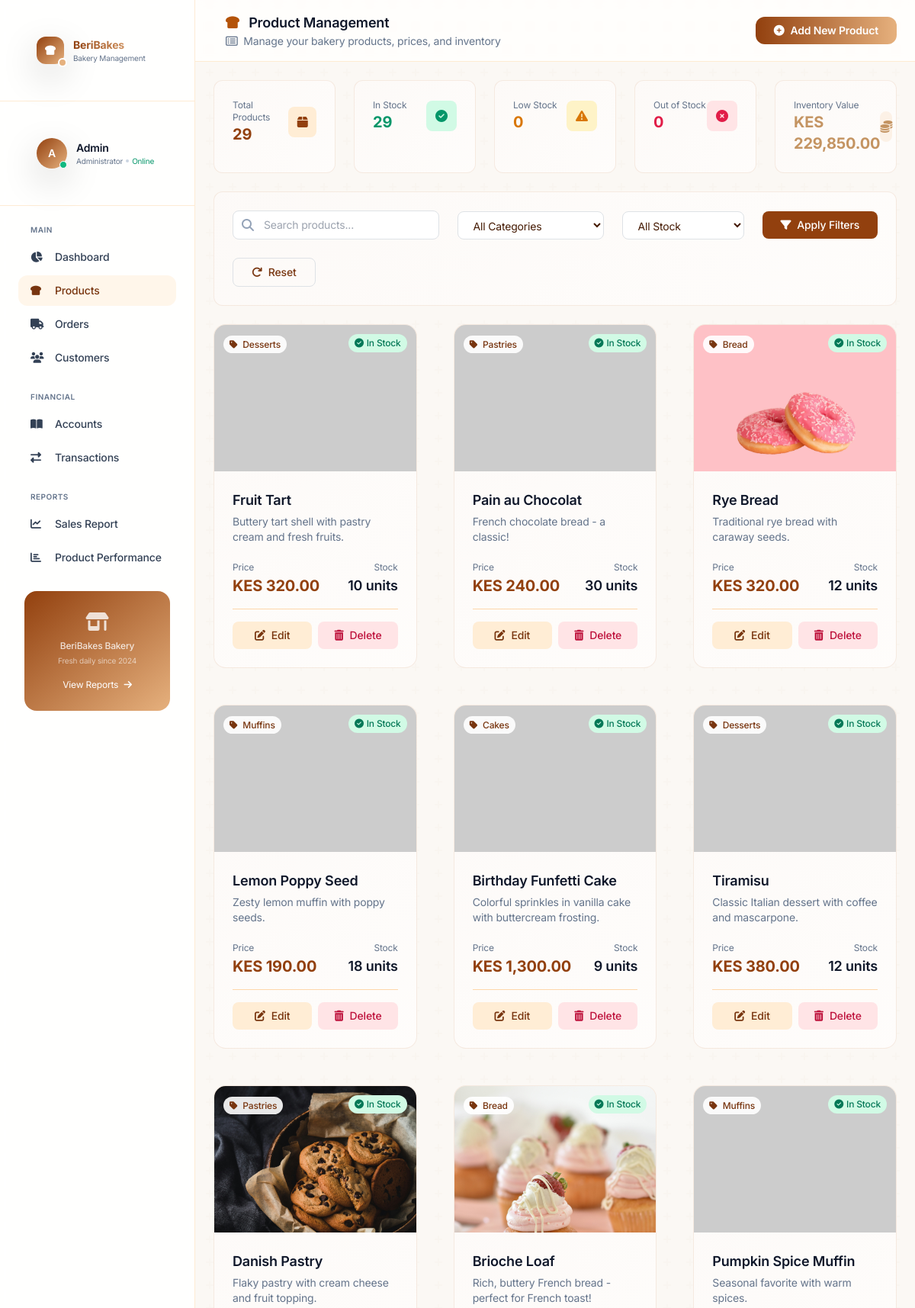
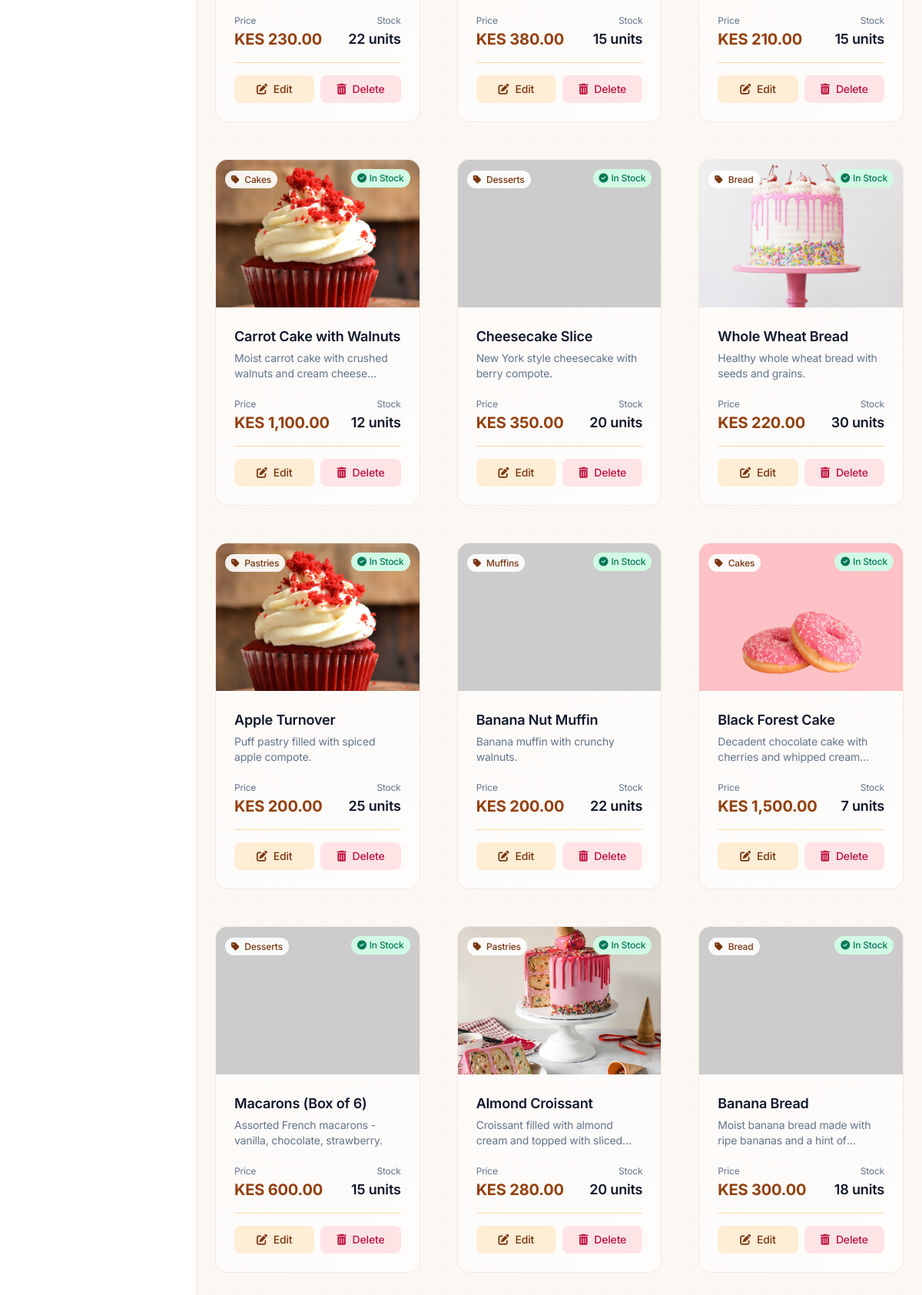
The page /admin/products/index.php (signed in, upper part) on the database its author committed (2 pictures, top to bottom).
### tables this page shows
CREATE TABLE `products` (
  `id` int(11) NOT NULL,
  `product_name` varchar(150) DEFAULT NULL,
  `category_id` int(11) DEFAULT NULL,
  `price` decimal(10,2) DEFAULT NULL,
  `stock` int(11) DEFAULT 0,
  `description` text DEFAULT NULL,
  `image` varchar(255) DEFAULT NULL,
  `created_at` timestamp NOT NULL DEFAULT current_timestamp()
);

CREATE TABLE `categories` (
  `id` int(11) NOT NULL,
  `category_name` varchar(100) DEFAULT NULL
);

### admin/products/index.php (the view, shortened to what this page needs)
<?php
require_once __DIR__ . '/../../config/db.php';
$stock_filter = isset($_GET['stock']) ? $_GET['stock'] : 'all';
$search = isset($_GET['search']) ? trim($_GET['search']) : '';
$sql = "SELECT p.*, c.category_name,
        CASE
            WHEN p.stock = 0 THEN 'out_of_stock'
            WHEN p.stock <= 5 THEN 'low_stock'
            ELSE 'in_stock'
        END as stock_status
        FROM products p
        LEFT JOIN categories c ON p.category_id = c.id
        WHERE 1=1";
$params = [];
$sql .= " ORDER BY p.created_at DESC";
$stmt = $pdo->prepare($sql);
$stmt->execute($params);
$products = $stmt->fetchAll();
$stmt = $pdo->query("
    SELECT
        COUNT(*) as total,
        SUM(CASE WHEN stock > 5 THEN 1 ELSE 0 END) as in_stock,
        SUM(CASE WHEN stock <= 5 AND stock > 0 THEN 1 ELSE 0 END) as low_stock,
        SUM(CASE WHEN stock = 0 THEN 1 ELSE 0 END) as out_of_stock,
        COALESCE(SUM(stock), 0) as total_items,
        COALESCE(SUM(price * stock), 0) as inventory_value
    FROM products");
$stats = $stmt->fetch();
include '../includes/header.php';
include '../includes/sidebar.php';
?>
<div class="flex-1 flex flex-col min-h-screen lg:ml-64 m-0 p-0">
    <header class="sticky top-0 z-30 bg-white/80 dark:bg-slate-900/80 backdrop-blur-sm border-b border-primary-200/50 dark:border-primary-800/50">
        <div class="flex items-center justify-between px-6 py-3">
            <div class="flex items-center space-x-4">
                <div>
                    <h1 class="text-lg font-semibold text-slate-900 dark:text-white">
                        <i class="fas fa-bread-slice text-primary-500 mr-2"></i>
                        Product Management
                    </h1>
                    <p class="text-sm text-slate-500 dark:text-slate-400">
                        <i class="far fa-list-alt mr-1"></i>
                        Manage your bakery products, prices, and inventory
                    </p>
                </div>
            </div>
            <div class="flex items-center space-x-2">
                <a href="add.php" class="px-4 py-2 bg-gradient-to-r from-primary-600 to-secondary-500 text-white rounded-xl text-sm font-semibold hover:shadow-lg transition-all flex items-center">
                    <i class="fas fa-plus-circle mr-2"></i>
                    Add New Product
                </a>
            </div>
        </div>
    </header>
    <main class="flex-1 p-6 bg-slate-50/50 dark:bg-primary-900/50">
        <div class="grid grid-cols-1 sm:grid-cols-2 lg:grid-cols-5 gap-4 mb-6">
            <div class="bg-white dark:bg-slate-800 rounded-xl p-4 bakery-card">
                <div class="flex items-center justify-between">
                    <div>
                        <p class="text-xs text-slate-500">Total Products</p>
                        <h4 class="text-xl font-bold text-primary-600"><?php echo $stats['total'] ?? 0; ?></h4>
                    </div>
                    <div class="w-10 h-10 bg-primary-100 dark:bg-primary-800/50 rounded-lg flex items-center justify-center">
                        <i class="fas fa-box text-primary-600"></i>
                    </div>
                </div>
            </div>
            <div class="bg-white dark:bg-slate-800 rounded-xl p-4 bakery-card">
                <div class="flex items-center justify-between">
                    <div>
                        <p class="text-xs text-slate-500">In Stock</p>
                        <h4 class="text-xl font-bold text-emerald-600"><?php echo $stats['in_stock'] ?? 0; ?></h4>
                    </div>
                    <div class="w-10 h-10 bg-emerald-100 dark:bg-emerald-800/50 rounded-lg flex items-center justify-center">
                        <i class="fas fa-check-circle text-emerald-600"></i>
                    </div>
                </div>
            </div>
            <div class="bg-white dark:bg-slate-800 rounded-xl p-4 bakery-card">
                <div class="flex items-center justify-between">
                    <div>
                        <p class="text-xs text-slate-500">Low Stock</p>
                        <h4 class="text-xl font-bold text-amber-600"><?php echo $stats['low_stock'] ?? 0; ?></h4>
                    </div>
                    <div class="w-10 h-10 bg-amber-100 dark:bg-amber-800/50 rounded-lg flex items-center justify-center">
                        <i class="fas fa-exclamation-triangle text-amber-600"></i>
                    </div>
                </div>
            </div>
            <div class="bg-white dark:bg-slate-800 rounded-xl p-4 bakery-card">
                <div class="flex items-center justify-between">
                    <div>
                        <p class="text-xs text-slate-500">Out of Stock</p>
                        <h4 class="text-xl font-bold text-rose-600"><?php echo $stats['out_of_stock'] ?? 0; ?></h4>
                    </div>
                    <div class="w-10 h-10 bg-rose-100 dark:bg-rose-800/50 rounded-lg flex items-center justify-center">
                        <i class="fas fa-times-circle text-rose-600"></i>
                    </div>
                </div>
            </div>
            <div class="bg-white dark:bg-slate-800 rounded-xl p-4 bakery-card">
                <div class="flex items-center justify-between">
                    <div>
                        <p class="text-xs text-slate-500">Inventory Value</p>
                        <h4 class="text-xl font-bold text-secondary-600">KES <?php echo number_format($stats['inventory_value'] ?? 0, 2); ?></h4>
                    </div>
                    <div class="w-10 h-10 bg-secondary-100 dark:bg-secondary-800/50 rounded-lg flex items-center justify-center">
                        <i class="fas fa-coins text-secondary-600"></i>
                    </div>
                </div>
            </div>
        </div>
        <div class="bg-white dark:bg-slate-800 rounded-xl p-4 bakery-card mb-6">
            <form method="GET" class="flex flex-wrap items-center gap-4">
                <div class="flex-1 min-w-[200px]">
                    <div class="relative">
                        <i class="fas fa-search absolute left-3 top-1/2 transform -translate-y-1/2 text-slate-400"></i>
                        <input type="text" name="search" placeholder="Search products..."
                               value="<?php echo htmlspecialchars($search); ?>"
                               class="w-full pl-10 pr-4 py-2 border border-primary-200 dark:border-primary-700 rounded-lg bg-white dark:bg-slate-900 text-sm focus:ring-2 focus:ring-primary-500 focus:border-transparent">
                    </div>
                </div>
                <div class="w-48">
                    <select name="category" class="w-full px-3 py-2 border border-primary-200 dark:border-primary-700 rounded-lg bg-white dark:bg-slate-900 text-sm focus:ring-2 focus:ring-primary-500">
                        <option value="">All Categories</option>
                    </select>
                </div>
                <div class="w-40">
                    <select name="stock" class="w-full px-3 py-2 border border-primary-200 dark:border-primary-700 rounded-lg bg-white dark:bg-slate-900 text-sm focus:ring-2 focus:ring-primary-500">
                        <option value="all" <?php echo $stock_filter == 'all' ? 'selected' : ''; ?>>All Stock</option>
                    </select>
                </div>
                <button type="submit" class="px-4 py-2 bg-primary-600 hover:bg-primary-700 text-white rounded-lg text-sm font-medium transition-colors">
                    <i class="fas fa-filter mr-2"></i>Apply Filters
                </button>
                <a href="index.php" class="px-4 py-2 border border-primary-300 dark:border-primary-600 text-primary-700 dark:text-primary-300 hover:bg-primary-50 dark:hover:bg-primary-800/30 rounded-lg text-sm font-medium transition-colors">
                    <i class="fas fa-redo mr-2"></i>Reset
                </a>
            </form>
        </div>
        <?php if (empty($products)): ?>
        <div class="bg-white dark:bg-slate-800 rounded-2xl p-12 text-center bakery-card">
            <div class="w-24 h-24 bg-primary-100 dark:bg-primary-800/30 rounded-full flex items-center justify-center mx-auto mb-4">
                <i class="fas fa-bread-slice text-primary-500 text-4xl"></i>
            </div>
            <h3 class="text-lg font-semibold text-slate-900 dark:text-white mb-2">No Products Found</h3>
            <p class="text-slate-500 dark:text-slate-400 mb-4">Get started by adding your first bakery product</p>
            <a href="add.php" class="inline-flex items-center px-4 py-2 bg-gradient-to-r from-primary-600 to-secondary-500 text-white rounded-xl text-sm font-semibold hover:shadow-lg transition-all">
                <i class="fas fa-plus-circle mr-2"></i>
                Add Your First Product
            </a>
        </div>
        <?php else: ?>
        <div class="grid grid-cols-1 md:grid-cols-2 lg:grid-cols-3 xl:grid-cols-4 gap-5">
            <?php foreach ($products as $product):
                $status_colors = [
                    'in_stock' => ['bg' => 'emerald-100', 'text' => 'emerald-700', 'dark_bg' => 'emerald-900/30', 'dark_text' => 'emerald-300', 'icon' => 'check-circle', 'label' => 'In Stock'],
                    'low_stock' => ['bg' => 'amber-100', 'text' => 'amber-700', 'dark_bg' => 'amber-900/30', 'dark_text' => 'amber-300', 'icon' => 'exclamation-triangle', 'label' => 'Low Stock'],
                    'out_of_stock' => ['bg' => 'rose-100', 'text' => 'rose-700', 'dark_bg' => 'rose-900/30', 'dark_text' => 'rose-300', 'icon' => 'times-circle', 'label' => 'Out of Stock']
                ];
                $status = $status_colors[$product['stock_status']];
                $image_path = $product['image'] ? '/beribakes/uploads/products/' . $product['image'] : 'https://via.placeholder.com/300x200?text=No+Image';
            ?>
            <div class="bg-white dark:bg-slate-800 rounded-2xl bakery-card card-hover overflow-hidden group">
                <div class="relative h-48 bg-gradient-to-br from-primary-100 to-secondary-100 dark:from-primary-800/30 dark:to-secondary-800/30">
                    <img src="<?php echo $image_path; ?>" alt="<?php echo htmlspecialchars($product['product_name']); ?>"
                         class="w-full h-full object-cover group-hover:scale-105 transition-transform duration-500"
                         onerror="this.src='https://via.placeholder.com/300x200?text=No+Image'">
                    <div class="absolute top-3 right-3">
                        <span class="px-2 py-1 bg-<?php echo $status['bg']; ?> dark:bg-<?php echo $status['dark_bg']; ?> text-<?php echo $status['text']; ?> dark:text-<?php echo $status['dark_text']; ?> rounded-full text-xs font-medium flex items-center">
                            <i class="fas fa-<?php echo $status['icon']; ?> mr-1"></i>
                            <?php echo $status['label']; ?>
                        </span>
                    </div>
                    <div class="absolute top-3 left-3">
                        <span class="px-2 py-1 bg-white/90 dark:bg-slate-900/90 text-primary-700 dark:text-primary-300 rounded-full text-xs font-medium backdrop-blur-sm">
                            <i class="fas fa-tag mr-1"></i>
                            <?php echo htmlspecialchars($product['category_name'] ?? 'Uncategorized'); ?>
                        </span>
                    </div>
                </div>
                <div class="p-4">
                    <h3 class="text-lg font-semibold text-slate-900 dark:text-white mb-1 truncate">
                        <?php echo htmlspecialchars($product['product_name']); ?>
                    </h3>
                    <p class="text-sm text-slate-500 dark:text-slate-400 mb-3 line-clamp-2">
                        <?php echo htmlspecialchars($product['description'] ?? 'No description available'); ?>
                    </p>
                    <div class="flex items-center justify-between mb-3">
                        <div>
                            <span class="text-xs text-slate-500">Price</span>
                            <p class="text-xl font-bold text-primary-600 dark:text-primary-400">
                                KES <?php echo number_format($product['price'], 2); ?>
                            </p>
                        </div>
                        <div class="text-right">
                            <span class="text-xs text-slate-500">Stock</span>
                            <p class="text-lg font-semibold <?php echo $product['stock'] <= 5 ? 'text-amber-600' : 'text-slate-900 dark:text-white'; ?>">
                                <?php echo $product['stock']; ?> units
                            </p>
                        </div>
                    </div>
                    <div class="flex items-center space-x-2 pt-3 border-t border-primary-200 dark:border-primary-700">
                        <a href="edit.php?id=<?php echo $product['id']; ?>"
                           class="flex-1 flex items-center justify-center px-3 py-2 bg-primary-100 dark:bg-primary-800/30 hover:bg-primary-200 dark:hover:bg-primary-700/50 text-primary-700 dark:text-primary-300 rounded-lg text-sm font-medium transition-colors">
                            <i class="fas fa-edit mr-2"></i>
                            Edit
                        </a>
                        <button onclick="confirmDelete(<?php echo $product['id']; ?>, '<?php echo htmlspecialchars($product['product_name']); ?>')"
                                class="flex-1 flex items-center justify-center px-3 py-2 bg-rose-100 dark:bg-rose-900/30 hover:bg-rose-200 dark:hover:bg-rose-800/50 text-rose-700 dark:text-rose-300 rounded-lg text-sm font-medium transition-colors">
                            <i class="fas fa-trash-alt mr-2"></i>
                            Delete
                        </button>
                    </div>
                </div>
            </div>
            <?php endforeach; ?>
        </div>
        <?php endif; ?>
    </main>
</div>
<?php include '../includes/footer.php'; ?>

### rows shown on the page
products: label "In Stock", category.category_name "Desserts", product_name "Fruit Tart", description "Buttery tart shell with pastry cream and fresh fruits.", price "320.00", stock "10"
products: label "In Stock", category.category_name "Pastries", product_name "Pain au Chocolat", description "French chocolate bread - a classic!", price "240.00", stock "30"
products: image (picture), label "In Stock", category.category_name "Bread", product_name "Rye Bread", description "Traditional rye bread with caraway seeds.", price "320.00", stock "12"
products: label "In Stock", category.category_name "Muffins", product_name "Lemon Poppy Seed", description "Zesty lemon muffin with poppy seeds.", price "190.00", stock "18"
products: label "In Stock", category.category_name "Cakes", product_name "Birthday Funfetti Cake", description "Colorful sprinkles in vanilla cake with buttercream frosting.", price "1,300.00", stock "9"
products: label "In Stock", category.category_name "Desserts", product_name "Tiramisu", description "Classic Italian dessert with coffee and mascarpone.", price "380.00", stock "12"
products: image (picture), label "In Stock", category.category_name "Pastries", product_name "Danish Pastry", description "Flaky pastry with cream cheese and fruit topping.", price "230.00", stock "22"
products: image (picture), label "In Stock", category.category_name "Bread", product_name "Brioche Loaf", description "Rich, buttery French bread - perfect for French toast!", price "380.00", stock "15"
products: label "In Stock", category.category_name "Muffins", product_name "Pumpkin Spice Muffin", description "Seasonal favorite with warm spices.", price "210.00", stock "15"
products: image (picture), label "In Stock", category.category_name "Cakes", product_name "Carrot Cake with Walnuts", description "Moist carrot cake with crushed walnuts and cream…", price "1,100.00", stock "12"
products: label "In Stock", category.category_name "Desserts", product_name "Cheesecake Slice", description "New York style cheesecake with berry compote.", price "350.00", stock "20"
products: image (picture), label "In Stock", category.category_name "Bread", product_name "Whole Wheat Bread", description "Healthy whole wheat bread with seeds and grains.", price "220.00", stock "30"
products: image (picture), label "In Stock", category.category_name "Pastries", product_name "Apple Turnover", description "Puff pastry filled with spiced apple compote.", price "200.00", stock "25"
products: label "In Stock", category.category_name "Muffins", product_name "Banana Nut Muffin", description "Banana muffin with crunchy walnuts.", price "200.00", stock "22"
products: image (picture), label "In Stock", category.category_name "Cakes", product_name "Black Forest Cake", description "Decadent chocolate cake with cherries and whipped…", price "1,500.00", stock "7"
products: label "In Stock", category.category_name "Desserts", product_name "Macarons (Box of 6)", description "Assorted French macarons - vanilla, chocolate, strawberry.", price "600.00", stock "15"
products: image (picture), label "In Stock", category.category_name "Pastries", product_name "Almond Croissant", description "Croissant filled with almond cream and topped with…", price "280.00", stock "20"
products: label "In Stock", category.category_name "Bread", product_name "Banana Bread", description "Moist banana bread made with ripe bananas and a hint…", price "300.00", stock "18"

### other values the page prints
substr($initials, 0, 2) "A"
$current_user['name'] "Admin"
$stats['total'] "29"
$stats['in_stock'] "29"
$stats['low_stock'] "0"
$stats['out_of_stock'] "0"
$stats['inventory_value'] "229,850.00"
